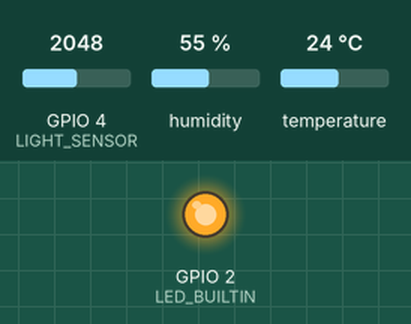
Simulated run of this sketch. Board: ESP32. On the bench: output pins drawn as LEDs (lit = HIGH). Inputs (shaded band) come from the test bench; at power-on: GPIO 4 (LIGHT_SENSOR) = 2048, humidity 55 %, temperature 24 °C. WiFi joins after 1.5 s; servers stay silent unless stated; network time is answered at once with the bench clock; the local clock reads 2024-03-15 10:24:30 at power-on unless the sketch sets it; no MQTT or app messages arrive unless stated; what the sketch prints to the serial monitor is not drawn.

Above: at 0.1 s.
At 4.3 s:
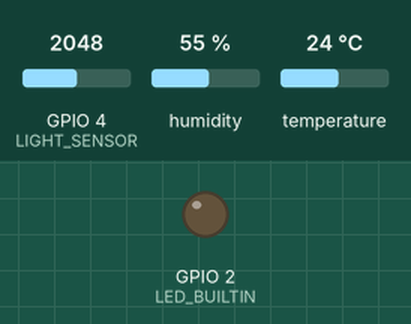
Timing chart, 0 to 5.8 s (numbered marks = the images above):
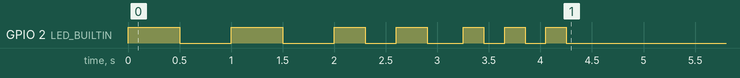

The sketch:

sent_data_to_hive_mq.ino
```cpp
#include <DHT.h>
#include <ArduinoJson.h>
#include <WiFi.h>
#include <NTPClient.h>
#include <WiFiUdp.h>
#include <PubSubClient.h>

// กำหนด ID สำหรับ sensor แต่ละตัว (เปลี่ยนได้ตามจำนวน sensor)
#define SENSOR_ID "cucumber_1" // แก้เป็น cucumber_2, cucumber_3, ... สำหรับ sensor อื่น

// กำหนดโหมด: true = Local (Mosquitto), false = Cloud (HiveMQ)
#define USE_LOCAL true

#define DHTPIN 18
#define DHTTYPE DHT11
#define LIGHT_SENSOR 4
#define LED_BUILTIN 2

// WiFi
const char* ssid = "Magic5";
const char* password = "8charactor";

// MQTT Config
#if USE_LOCAL
  const char* mqtt_server = "10.13.75.210"; // IP เครื่องที่รัน Mosquitto
  const int mqtt_port = 1883;
  const char* mqtt_user = ""; // ไม่ใช้ user/pass สำหรับ local
  const char* mqtt_pass = "";
#else
  const char* mqtt_server = "xxxxxx.s1.eu.hivemq.cloud"; // HiveMQ server
  const int mqtt_port = 8883;
  const char* mqtt_user = "your-username"; // HiveMQ credentials
  const char* mqtt_pass = "your-password";
#endif
// สร้าง topic เฉพาะ sensor โดยใช้ SENSOR_ID
char mqtt_topic[50]; // Buffer สำหรับ topic

DHT dht(DHTPIN, DHTTYPE);
WiFiUDP ntpUDP;
NTPClient timeClient(ntpUDP, "pool.ntp.org", 25200, 60000); // UTC+7

#if USE_LOCAL
  WiFiClient espClient;
#else
  WiFiClientSecure espClient;
#endif
PubSubClient mqttClient(espClient);

void setup() {
  pinMode(LED_BUILTIN, OUTPUT);
  Serial.begin(115200);
  dht.begin();

  // สร้าง topic เฉพาะ sensor (e.g., cucumber/sensors/cucumber_1)
  snprintf(mqtt_topic, sizeof(mqtt_topic), "cucumber/sensors/%s", SENSOR_ID);

  // WiFi connect
  WiFi.begin(ssid, password);
  while (WiFi.status() != WL_CONNECTED) {
    digitalWrite(LED_BUILTIN, HIGH); delay(500);
    digitalWrite(LED_BUILTIN, LOW); delay(500);
    Serial.print(".");
  }
  for (int i = 0; i < 2; i++) { // WiFi connected: 2 จังหวะ
    digitalWrite(LED_BUILTIN, HIGH); delay(300);
    digitalWrite(LED_BUILTIN, LOW); delay(300);
  }
  Serial.println("WiFi connected");

  // NTP
  timeClient.begin();

  // MQTT setup
  #if !USE_LOCAL
    espClient.setInsecure(); // Test; production ใช้ CA cert
  #endif
  mqttClient.setServer(mqtt_server, mqtt_port);
  reconnect();
}

void loop() {
  if (!mqttClient.connected()) { reconnect(); }
  mqttClient.loop();

  timeClient.update();

  float temp = dht.readTemperature();
  float hum = dht.readHumidity();
  int light_adc = analogRead(LIGHT_SENSOR);
  float lux = (light_adc / 4095.0) * 1000.0;
  float lumen = lux * 0.0079;

  // ISO time
  unsigned long epochTime = timeClient.getEpochTime();
  time_t rawtime = epochTime;
  struct tm * ti = localtime(&rawtime);
  char isoTime[25];
  strftime(isoTime, sizeof(isoTime), "%Y-%m-%dT%H:%M:%SZ", ti);

  // JSON: เพิ่ม sensor_id เพื่อระบุ sensor ใน InfluxDB/Grafana
  StaticJsonDocument<200> doc;
  doc["time"] = isoTime;
  doc["sensor_id"] = SENSOR_ID; // เพิ่ม ID เพื่อแยก sensor
  doc["temp"] = temp;
  doc["hum"] = hum;
  doc["light"] = lumen;

  String payload;
  serializeJson(doc, payload);

  // Publish ไป topic เฉพาะ sensor
  if (mqttClient.publish(mqtt_topic, payload.c_str())) {
    Serial.println("Published: " + payload);
  } else {
    Serial.println("Publish failed");
  }

  delay(10000); // ทุก 10 วิ
}

void reconnect() {
  unsigned long start = millis();
  while (!mqttClient.connected() && (millis() - start < 30000)) { // Timeout 30 วินาที
    Serial.print("Connecting MQTT...");
    // ใช้ SENSOR_ID เป็น client ID เพื่อแยก sensor
    #if USE_LOCAL
      if (mqttClient.connect(SENSOR_ID)) {
    #else
      if (mqttClient.connect(SENSOR_ID, mqtt_user, mqtt_pass)) {
    #endif
        Serial.println("connected");
        for (int i = 0; i < 3; i++) { // MQTT connected: 3 จังหวะ
          digitalWrite(LED_BUILTIN, HIGH); delay(200);
          digitalWrite(LED_BUILTIN, LOW); delay(200);
        }
    } else {
      Serial.print("failed, rc="); Serial.println(mqttClient.state());
      delay(5000);
    }
  }
}
```
